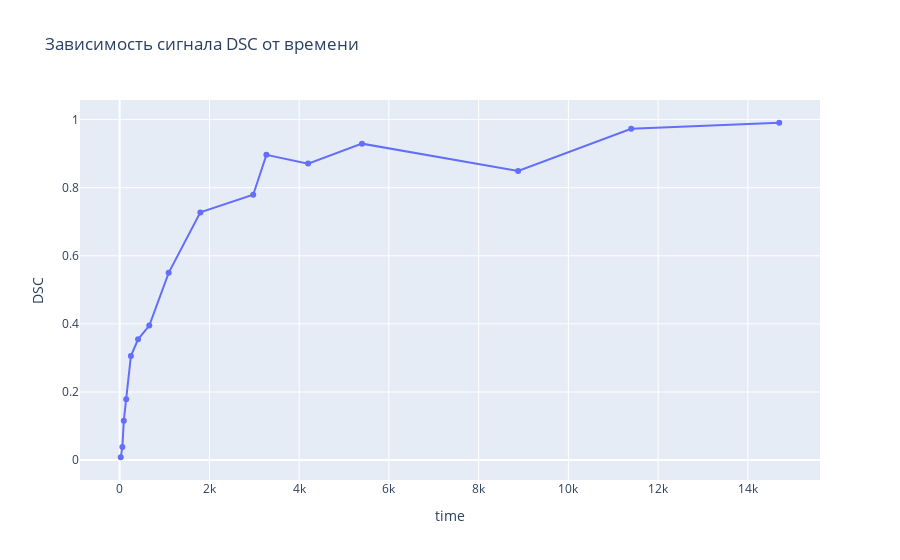

Notebook code for this chart:
### Code cell
trace_alpha = go.Scatter(
    x = DSC_data['Time'],
    y = DSC_data['DSC'],
    
    name = u'DSC',
    
)


layout = go.Layout(
    title='Зависимость сигнала DSC от времени',
    yaxis = {'title': 'DSC'},
    xaxis = {'title': 'time'}
)   

fig = go.Figure(data = [trace_alpha], layout = layout)
iplot(fig)

### Figure 1 — Plotly figure (JSON) as saved in the notebook; plotly's stock layout.template omitted (floating-point values rounded to 4 significant figures)
{"data": [{"name": "DSC", "type": "scatter", "x": [24, 60, 92, 146, 250, 410, 660, 1092, 1798, 2976, 3270, 4200, 5400, 8880, 11400, 14700], "y": [0.008378, 0.0383, 0.1158, 0.1786, 0.3055, 0.3546, 0.3953, 0.55, 0.7274, 0.7792, 0.8965, 0.8707, 0.9294, 0.8492, 0.9731, 0.9907]}], "layout": {"title": {"text": "Зависимость сигнала DSC от времени"}, "xaxis": {"title": {"text": "time"}}, "yaxis": {"title": {"text": "DSC"}}}}
